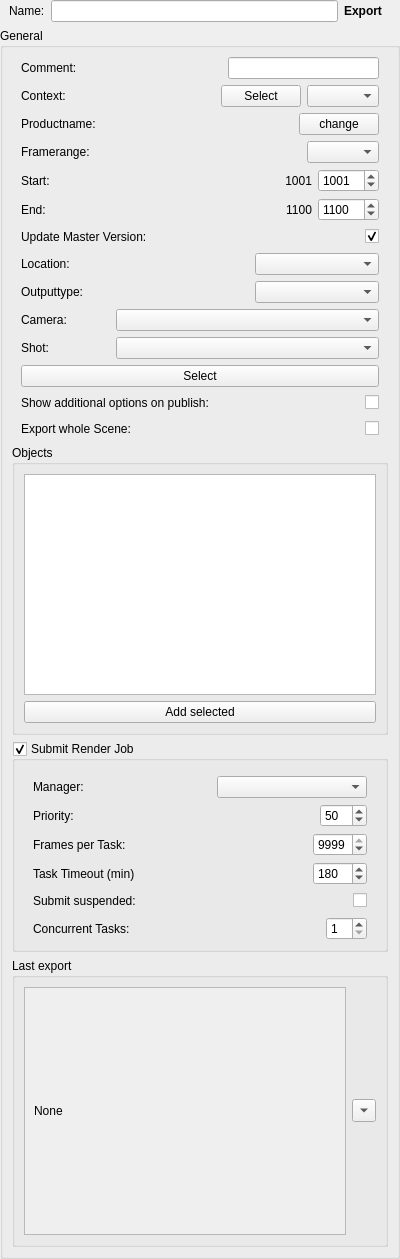
<?xml version="1.0" encoding="UTF-8"?>
<ui version="4.0">
 <class>wg_Export</class>
 <widget class="QWidget" name="wg_Export">
  <property name="geometry">
   <rect>
    <x>0</x>
    <y>0</y>
    <width>400</width>
    <height>1259</height>
   </rect>
  </property>
  <property name="windowTitle">
   <string>Export</string>
  </property>
  <layout class="QVBoxLayout" name="verticalLayout">
   <property name="leftMargin">
    <number>0</number>
   </property>
   <property name="topMargin">
    <number>0</number>
   </property>
   <property name="rightMargin">
    <number>0</number>
   </property>
   <property name="bottomMargin">
    <number>0</number>
   </property>
   <item>
    <widget class="QWidget" name="w_name" native="true">
     <layout class="QHBoxLayout" name="horizontalLayout_5">
      <property name="leftMargin">
       <number>9</number>
      </property>
      <property name="topMargin">
       <number>0</number>
      </property>
      <property name="rightMargin">
       <number>18</number>
      </property>
      <property name="bottomMargin">
       <number>0</number>
      </property>
      <item>
       <widget class="QLabel" name="l_name">
        <property name="text">
         <string>Name:</string>
        </property>
       </widget>
      </item>
      <item>
       <widget class="QLineEdit" name="e_name">
        <property name="minimumSize">
         <size>
          <width>0</width>
          <height>0</height>
         </size>
        </property>
        <property name="maximumSize">
         <size>
          <width>9999</width>
          <height>16777215</height>
         </size>
        </property>
       </widget>
      </item>
      <item>
       <widget class="QLabel" name="l_class">
        <property name="font">
         <font>
          <bold>true</bold>
         </font>
        </property>
        <property name="text">
         <string>Export</string>
        </property>
       </widget>
      </item>
     </layout>
    </widget>
   </item>
   <item>
    <widget class="QGroupBox" name="gb_export">
     <property name="title">
      <string>General</string>
     </property>
     <layout class="QVBoxLayout" name="lo_export">
      <item>
       <widget class="QWidget" name="w_comment" native="true">
        <layout class="QHBoxLayout" name="horizontalLayout_16">
         <property name="spacing">
          <number>0</number>
         </property>
         <property name="leftMargin">
          <number>9</number>
         </property>
         <property name="topMargin">
          <number>0</number>
         </property>
         <property name="rightMargin">
          <number>9</number>
         </property>
         <property name="bottomMargin">
          <number>0</number>
         </property>
         <item>
          <widget class="QLabel" name="l_comment">
           <property name="minimumSize">
            <size>
             <width>40</width>
             <height>0</height>
            </size>
           </property>
           <property name="maximumSize">
            <size>
             <width>95</width>
             <height>16777215</height>
            </size>
           </property>
           <property name="text">
            <string>Comment:</string>
           </property>
          </widget>
         </item>
         <item>
          <spacer name="horizontalSpacer_8">
           <property name="orientation">
            <enum>Qt::Orientation::Horizontal</enum>
           </property>
           <property name="sizeHint" stdset="0">
            <size>
             <width>40</width>
             <height>20</height>
            </size>
           </property>
          </spacer>
         </item>
         <item>
          <widget class="QLineEdit" name="e_comment"/>
         </item>
        </layout>
       </widget>
      </item>
      <item>
       <widget class="QWidget" name="w_context" native="true">
        <layout class="QHBoxLayout" name="horizontalLayout_10">
         <property name="leftMargin">
          <number>9</number>
         </property>
         <property name="topMargin">
          <number>0</number>
         </property>
         <property name="rightMargin">
          <number>9</number>
         </property>
         <property name="bottomMargin">
          <number>0</number>
         </property>
         <item>
          <widget class="QLabel" name="label_4">
           <property name="text">
            <string>Context:</string>
           </property>
          </widget>
         </item>
         <item>
          <spacer name="horizontalSpacer_5">
           <property name="orientation">
            <enum>Qt::Orientation::Horizontal</enum>
           </property>
           <property name="sizeHint" stdset="0">
            <size>
             <width>37</width>
             <height>20</height>
            </size>
           </property>
          </spacer>
         </item>
         <item>
          <widget class="QLabel" name="l_context">
           <property name="text">
            <string/>
           </property>
          </widget>
         </item>
         <item>
          <spacer name="horizontalSpacer">
           <property name="orientation">
            <enum>Qt::Orientation::Horizontal</enum>
           </property>
           <property name="sizeHint" stdset="0">
            <size>
             <width>40</width>
             <height>20</height>
            </size>
           </property>
          </spacer>
         </item>
         <item>
          <widget class="QPushButton" name="b_context">
           <property name="text">
            <string>Select</string>
           </property>
          </widget>
         </item>
         <item>
          <widget class="QComboBox" name="cb_context"/>
         </item>
        </layout>
       </widget>
      </item>
      <item>
       <widget class="QWidget" name="w_taskname" native="true">
        <layout class="QHBoxLayout" name="horizontalLayout_4">
         <property name="leftMargin">
          <number>9</number>
         </property>
         <property name="topMargin">
          <number>0</number>
         </property>
         <property name="rightMargin">
          <number>9</number>
         </property>
         <property name="bottomMargin">
          <number>0</number>
         </property>
         <item>
          <widget class="QLabel" name="l_tasklabel">
           <property name="text">
            <string>Productname:</string>
           </property>
          </widget>
         </item>
         <item>
          <widget class="QLabel" name="l_taskName">
           <property name="sizePolicy">
            <sizepolicy hsizetype="Expanding" vsizetype="Preferred">
             <horstretch>0</horstretch>
             <verstretch>0</verstretch>
            </sizepolicy>
           </property>
           <property name="text">
            <string/>
           </property>
           <property name="alignment">
            <set>Qt::AlignmentFlag::AlignCenter</set>
           </property>
          </widget>
         </item>
         <item>
          <widget class="QPushButton" name="b_changeTask">
           <property name="enabled">
            <bool>true</bool>
           </property>
           <property name="focusPolicy">
            <enum>Qt::FocusPolicy::NoFocus</enum>
           </property>
           <property name="text">
            <string>change</string>
           </property>
          </widget>
         </item>
        </layout>
       </widget>
      </item>
      <item>
       <widget class="QWidget" name="w_range" native="true">
        <layout class="QHBoxLayout" name="horizontalLayout_6">
         <property name="spacing">
          <number>0</number>
         </property>
         <property name="leftMargin">
          <number>9</number>
         </property>
         <property name="topMargin">
          <number>0</number>
         </property>
         <property name="rightMargin">
          <number>9</number>
         </property>
         <property name="bottomMargin">
          <number>0</number>
         </property>
         <item>
          <widget class="QLabel" name="label_3">
           <property name="text">
            <string>Framerange:</string>
           </property>
          </widget>
         </item>
         <item>
          <spacer name="horizontalSpacer_2">
           <property name="orientation">
            <enum>Qt::Orientation::Horizontal</enum>
           </property>
           <property name="sizeHint" stdset="0">
            <size>
             <width>37</width>
             <height>20</height>
            </size>
           </property>
          </spacer>
         </item>
         <item>
          <widget class="QComboBox" name="cb_rangeType"/>
         </item>
        </layout>
       </widget>
      </item>
      <item>
       <widget class="QWidget" name="f_frameRange_2" native="true">
        <layout class="QGridLayout" name="gridLayout">
         <property name="leftMargin">
          <number>9</number>
         </property>
         <property name="topMargin">
          <number>0</number>
         </property>
         <property name="rightMargin">
          <number>9</number>
         </property>
         <property name="bottomMargin">
          <number>0</number>
         </property>
         <item row="1" column="5">
          <widget class="QLabel" name="l_rangeEnd">
           <property name="minimumSize">
            <size>
             <width>30</width>
             <height>0</height>
            </size>
           </property>
           <property name="text">
            <string>1100</string>
           </property>
           <property name="alignment">
            <set>Qt::AlignmentFlag::AlignRight|Qt::AlignmentFlag::AlignTrailing|Qt::AlignmentFlag::AlignVCenter</set>
           </property>
          </widget>
         </item>
         <item row="1" column="6">
          <widget class="QSpinBox" name="sp_rangeEnd">
           <property name="maximum">
            <number>99999</number>
           </property>
           <property name="value">
            <number>1100</number>
           </property>
          </widget>
         </item>
         <item row="0" column="6">
          <widget class="QSpinBox" name="sp_rangeStart">
           <property name="maximum">
            <number>99999</number>
           </property>
           <property name="value">
            <number>1001</number>
           </property>
          </widget>
         </item>
         <item row="0" column="5">
          <widget class="QLabel" name="l_rangeStart">
           <property name="minimumSize">
            <size>
             <width>30</width>
             <height>0</height>
            </size>
           </property>
           <property name="text">
            <string>1001</string>
           </property>
           <property name="alignment">
            <set>Qt::AlignmentFlag::AlignRight|Qt::AlignmentFlag::AlignTrailing|Qt::AlignmentFlag::AlignVCenter</set>
           </property>
          </widget>
         </item>
         <item row="0" column="0">
          <widget class="QLabel" name="l_rangeStartInfo">
           <property name="text">
            <string>Start:</string>
           </property>
          </widget>
         </item>
         <item row="0" column="4">
          <spacer name="horizontalSpacer_7">
           <property name="orientation">
            <enum>Qt::Orientation::Horizontal</enum>
           </property>
           <property name="sizeHint" stdset="0">
            <size>
             <width>40</width>
             <height>20</height>
            </size>
           </property>
          </spacer>
         </item>
         <item row="1" column="0">
          <widget class="QLabel" name="l_rangeEndInfo">
           <property name="text">
            <string>End:</string>
           </property>
          </widget>
         </item>
        </layout>
       </widget>
      </item>
      <item>
       <widget class="QWidget" name="w_master" native="true">
        <layout class="QHBoxLayout" name="horizontalLayout_20">
         <property name="spacing">
          <number>0</number>
         </property>
         <property name="leftMargin">
          <number>9</number>
         </property>
         <property name="topMargin">
          <number>0</number>
         </property>
         <property name="rightMargin">
          <number>9</number>
         </property>
         <property name="bottomMargin">
          <number>0</number>
         </property>
         <item>
          <widget class="QLabel" name="l_master">
           <property name="text">
            <string>Update Master Version:</string>
           </property>
          </widget>
         </item>
         <item>
          <spacer name="horizontalSpacer_29">
           <property name="orientation">
            <enum>Qt::Orientation::Horizontal</enum>
           </property>
           <property name="sizeHint" stdset="0">
            <size>
             <width>113</width>
             <height>20</height>
            </size>
           </property>
          </spacer>
         </item>
         <item>
          <widget class="QCheckBox" name="chb_master">
           <property name="text">
            <string/>
           </property>
           <property name="checked">
            <bool>true</bool>
           </property>
          </widget>
         </item>
        </layout>
       </widget>
      </item>
      <item>
       <widget class="QWidget" name="w_outPath" native="true">
        <layout class="QHBoxLayout" name="horizontalLayout_11">
         <property name="spacing">
          <number>0</number>
         </property>
         <property name="leftMargin">
          <number>9</number>
         </property>
         <property name="topMargin">
          <number>0</number>
         </property>
         <property name="rightMargin">
          <number>9</number>
         </property>
         <property name="bottomMargin">
          <number>0</number>
         </property>
         <item>
          <widget class="QLabel" name="l_outPath">
           <property name="text">
            <string>Location:</string>
           </property>
          </widget>
         </item>
         <item>
          <spacer name="horizontalSpacer_6">
           <property name="orientation">
            <enum>Qt::Orientation::Horizontal</enum>
           </property>
           <property name="sizeHint" stdset="0">
            <size>
             <width>113</width>
             <height>20</height>
            </size>
           </property>
          </spacer>
         </item>
         <item>
          <widget class="QComboBox" name="cb_outPath">
           <property name="minimumSize">
            <size>
             <width>124</width>
             <height>0</height>
            </size>
           </property>
          </widget>
         </item>
        </layout>
       </widget>
      </item>
      <item>
       <widget class="QWidget" name="w_outType" native="true">
        <layout class="QHBoxLayout" name="horizontalLayout_9">
         <property name="spacing">
          <number>0</number>
         </property>
         <property name="leftMargin">
          <number>9</number>
         </property>
         <property name="topMargin">
          <number>0</number>
         </property>
         <property name="rightMargin">
          <number>9</number>
         </property>
         <property name="bottomMargin">
          <number>0</number>
         </property>
         <item>
          <widget class="QLabel" name="l_outType">
           <property name="text">
            <string>Outputtype:</string>
           </property>
          </widget>
         </item>
         <item>
          <spacer name="horizontalSpacer_3">
           <property name="orientation">
            <enum>Qt::Orientation::Horizontal</enum>
           </property>
           <property name="sizeHint" stdset="0">
            <size>
             <width>113</width>
             <height>20</height>
            </size>
           </property>
          </spacer>
         </item>
         <item>
          <widget class="QComboBox" name="cb_outType">
           <property name="minimumSize">
            <size>
             <width>124</width>
             <height>0</height>
            </size>
           </property>
          </widget>
         </item>
        </layout>
       </widget>
      </item>
      <item>
       <widget class="QWidget" name="w_cam" native="true">
        <layout class="QHBoxLayout" name="horizontalLayout_3">
         <property name="spacing">
          <number>0</number>
         </property>
         <property name="leftMargin">
          <number>9</number>
         </property>
         <property name="topMargin">
          <number>0</number>
         </property>
         <property name="rightMargin">
          <number>9</number>
         </property>
         <property name="bottomMargin">
          <number>0</number>
         </property>
         <item>
          <widget class="QLabel" name="l_cam">
           <property name="minimumSize">
            <size>
             <width>40</width>
             <height>0</height>
            </size>
           </property>
           <property name="maximumSize">
            <size>
             <width>95</width>
             <height>16777215</height>
            </size>
           </property>
           <property name="text">
            <string>Camera:</string>
           </property>
          </widget>
         </item>
         <item>
          <widget class="QComboBox" name="cb_cam"/>
         </item>
        </layout>
       </widget>
      </item>
      <item>
       <widget class="QWidget" name="w_sCamShot" native="true">
        <layout class="QHBoxLayout" name="horizontalLayout_7">
         <property name="spacing">
          <number>0</number>
         </property>
         <property name="leftMargin">
          <number>9</number>
         </property>
         <property name="topMargin">
          <number>0</number>
         </property>
         <property name="rightMargin">
          <number>9</number>
         </property>
         <property name="bottomMargin">
          <number>0</number>
         </property>
         <item>
          <widget class="QLabel" name="l_sCamShot">
           <property name="minimumSize">
            <size>
             <width>40</width>
             <height>0</height>
            </size>
           </property>
           <property name="maximumSize">
            <size>
             <width>95</width>
             <height>16777215</height>
            </size>
           </property>
           <property name="text">
            <string>Shot:</string>
           </property>
          </widget>
         </item>
         <item>
          <widget class="QComboBox" name="cb_sCamShot"/>
         </item>
        </layout>
       </widget>
      </item>
      <item>
       <widget class="QWidget" name="w_selectCam" native="true">
        <layout class="QHBoxLayout" name="horizontalLayout_2">
         <property name="spacing">
          <number>0</number>
         </property>
         <property name="leftMargin">
          <number>9</number>
         </property>
         <property name="topMargin">
          <number>0</number>
         </property>
         <property name="rightMargin">
          <number>9</number>
         </property>
         <property name="bottomMargin">
          <number>0</number>
         </property>
         <item>
          <widget class="QPushButton" name="b_selectCam">
           <property name="focusPolicy">
            <enum>Qt::FocusPolicy::NoFocus</enum>
           </property>
           <property name="text">
            <string>Select</string>
           </property>
          </widget>
         </item>
        </layout>
       </widget>
      </item>
      <item>
       <widget class="QWidget" name="w_additionalOptions" native="true">
        <layout class="QHBoxLayout" name="horizontalLayout_15">
         <property name="leftMargin">
          <number>9</number>
         </property>
         <property name="topMargin">
          <number>0</number>
         </property>
         <property name="rightMargin">
          <number>9</number>
         </property>
         <property name="bottomMargin">
          <number>0</number>
         </property>
         <item>
          <widget class="QLabel" name="l_additionalOptions">
           <property name="text">
            <string>Show additional options on publish:</string>
           </property>
          </widget>
         </item>
         <item>
          <spacer name="horizontalSpacer_11">
           <property name="orientation">
            <enum>Qt::Orientation::Horizontal</enum>
           </property>
           <property name="sizeHint" stdset="0">
            <size>
             <width>40</width>
             <height>20</height>
            </size>
           </property>
          </spacer>
         </item>
         <item>
          <widget class="QCheckBox" name="chb_additionalOptions">
           <property name="text">
            <string/>
           </property>
           <property name="checked">
            <bool>false</bool>
           </property>
          </widget>
         </item>
        </layout>
       </widget>
      </item>
      <item>
       <widget class="QWidget" name="w_wholeScene" native="true">
        <layout class="QHBoxLayout" name="horizontalLayout">
         <property name="spacing">
          <number>0</number>
         </property>
         <property name="leftMargin">
          <number>9</number>
         </property>
         <property name="topMargin">
          <number>0</number>
         </property>
         <property name="rightMargin">
          <number>9</number>
         </property>
         <property name="bottomMargin">
          <number>0</number>
         </property>
         <item>
          <widget class="QLabel" name="l_wholeScene">
           <property name="text">
            <string>Export whole Scene:</string>
           </property>
          </widget>
         </item>
         <item>
          <spacer name="horizontalSpacer_4">
           <property name="orientation">
            <enum>Qt::Orientation::Horizontal</enum>
           </property>
           <property name="sizeHint" stdset="0">
            <size>
             <width>185</width>
             <height>20</height>
            </size>
           </property>
          </spacer>
         </item>
         <item>
          <widget class="QCheckBox" name="chb_wholeScene">
           <property name="text">
            <string/>
           </property>
           <property name="checked">
            <bool>false</bool>
           </property>
          </widget>
         </item>
        </layout>
       </widget>
      </item>
      <item>
       <widget class="QGroupBox" name="gb_objects">
        <property name="enabled">
         <bool>true</bool>
        </property>
        <property name="title">
         <string>Objects</string>
        </property>
        <layout class="QVBoxLayout" name="verticalLayout_3">
         <property name="leftMargin">
          <number>9</number>
         </property>
         <property name="topMargin">
          <number>9</number>
         </property>
         <property name="rightMargin">
          <number>9</number>
         </property>
         <property name="bottomMargin">
          <number>9</number>
         </property>
         <item>
          <widget class="QFrame" name="f_objectList">
           <layout class="QHBoxLayout" name="horizontalLayout_8">
            <property name="leftMargin">
             <number>0</number>
            </property>
            <property name="topMargin">
             <number>0</number>
            </property>
            <property name="rightMargin">
             <number>0</number>
            </property>
            <property name="bottomMargin">
             <number>0</number>
            </property>
            <item>
             <widget class="QListWidget" name="lw_objects">
              <property name="contextMenuPolicy">
               <enum>Qt::ContextMenuPolicy::CustomContextMenu</enum>
              </property>
              <property name="selectionMode">
               <enum>QAbstractItemView::SelectionMode::ExtendedSelection</enum>
              </property>
              <property name="verticalScrollMode">
               <enum>QAbstractItemView::ScrollMode::ScrollPerPixel</enum>
              </property>
              <property name="horizontalScrollMode">
               <enum>QAbstractItemView::ScrollMode::ScrollPerPixel</enum>
              </property>
             </widget>
            </item>
           </layout>
          </widget>
         </item>
         <item>
          <widget class="QPushButton" name="b_add">
           <property name="minimumSize">
            <size>
             <width>0</width>
             <height>0</height>
            </size>
           </property>
           <property name="maximumSize">
            <size>
             <width>99999</width>
             <height>16777215</height>
            </size>
           </property>
           <property name="focusPolicy">
            <enum>Qt::FocusPolicy::NoFocus</enum>
           </property>
           <property name="text">
            <string>Add selected</string>
           </property>
          </widget>
         </item>
        </layout>
       </widget>
      </item>
      <item>
       <widget class="QGroupBox" name="gb_submit">
        <property name="title">
         <string>Submit Render Job</string>
        </property>
        <property name="checkable">
         <bool>true</bool>
        </property>
        <property name="checked">
         <bool>true</bool>
        </property>
        <layout class="QVBoxLayout" name="verticalLayout_8">
         <property name="topMargin">
          <number>15</number>
         </property>
         <item>
          <widget class="QWidget" name="f_manager" native="true">
           <layout class="QHBoxLayout" name="horizontalLayout_14">
            <property name="topMargin">
             <number>0</number>
            </property>
            <property name="bottomMargin">
             <number>0</number>
            </property>
            <item>
             <widget class="QLabel" name="l_manager">
              <property name="text">
               <string>Manager:</string>
              </property>
             </widget>
            </item>
            <item>
             <spacer name="horizontalSpacer_19">
              <property name="orientation">
               <enum>Qt::Orientation::Horizontal</enum>
              </property>
              <property name="sizeHint" stdset="0">
               <size>
                <width>40</width>
                <height>20</height>
               </size>
              </property>
             </spacer>
            </item>
            <item>
             <widget class="QComboBox" name="cb_manager">
              <property name="minimumSize">
               <size>
                <width>150</width>
                <height>0</height>
               </size>
              </property>
             </widget>
            </item>
           </layout>
          </widget>
         </item>
         <item>
          <widget class="QWidget" name="f_rjPrio" native="true">
           <layout class="QHBoxLayout" name="horizontalLayout_21">
            <property name="topMargin">
             <number>0</number>
            </property>
            <property name="bottomMargin">
             <number>0</number>
            </property>
            <item>
             <widget class="QLabel" name="l_rjPrio">
              <property name="text">
               <string>Priority:</string>
              </property>
             </widget>
            </item>
            <item>
             <spacer name="horizontalSpacer_16">
              <property name="orientation">
               <enum>Qt::Orientation::Horizontal</enum>
              </property>
              <property name="sizeHint" stdset="0">
               <size>
                <width>40</width>
                <height>20</height>
               </size>
              </property>
             </spacer>
            </item>
            <item>
             <widget class="QSpinBox" name="sp_rjPrio">
              <property name="maximum">
               <number>100</number>
              </property>
              <property name="value">
               <number>50</number>
              </property>
             </widget>
            </item>
           </layout>
          </widget>
         </item>
         <item>
          <widget class="QWidget" name="f_rjWidgetsPerTask" native="true">
           <layout class="QHBoxLayout" name="horizontalLayout_22">
            <property name="topMargin">
             <number>0</number>
            </property>
            <property name="bottomMargin">
             <number>0</number>
            </property>
            <item>
             <widget class="QLabel" name="label_15">
              <property name="text">
               <string>Frames per Task:</string>
              </property>
             </widget>
            </item>
            <item>
             <spacer name="horizontalSpacer_17">
              <property name="orientation">
               <enum>Qt::Orientation::Horizontal</enum>
              </property>
              <property name="sizeHint" stdset="0">
               <size>
                <width>40</width>
                <height>20</height>
               </size>
              </property>
             </spacer>
            </item>
            <item>
             <widget class="QSpinBox" name="sp_rjFramesPerTask">
              <property name="minimum">
               <number>1</number>
              </property>
              <property name="maximum">
               <number>9999</number>
              </property>
              <property name="value">
               <number>9999</number>
              </property>
             </widget>
            </item>
           </layout>
          </widget>
         </item>
         <item>
          <widget class="QWidget" name="f_rjTimeout" native="true">
           <layout class="QHBoxLayout" name="horizontalLayout_28">
            <property name="topMargin">
             <number>0</number>
            </property>
            <property name="bottomMargin">
             <number>0</number>
            </property>
            <item>
             <widget class="QLabel" name="l_rjTimeout">
              <property name="text">
               <string>Task Timeout (min)</string>
              </property>
             </widget>
            </item>
            <item>
             <spacer name="horizontalSpacer_23">
              <property name="orientation">
               <enum>Qt::Orientation::Horizontal</enum>
              </property>
              <property name="sizeHint" stdset="0">
               <size>
                <width>40</width>
                <height>20</height>
               </size>
              </property>
             </spacer>
            </item>
            <item>
             <widget class="QSpinBox" name="sp_rjTimeout">
              <property name="minimum">
               <number>1</number>
              </property>
              <property name="maximum">
               <number>9999</number>
              </property>
              <property name="value">
               <number>180</number>
              </property>
             </widget>
            </item>
           </layout>
          </widget>
         </item>
         <item>
          <widget class="QWidget" name="f_rjSuspended" native="true">
           <layout class="QHBoxLayout" name="horizontalLayout_26">
            <property name="topMargin">
             <number>0</number>
            </property>
            <property name="bottomMargin">
             <number>0</number>
            </property>
            <item>
             <widget class="QLabel" name="label_18">
              <property name="text">
               <string>Submit suspended:</string>
              </property>
             </widget>
            </item>
            <item>
             <spacer name="horizontalSpacer_20">
              <property name="orientation">
               <enum>Qt::Orientation::Horizontal</enum>
              </property>
              <property name="sizeHint" stdset="0">
               <size>
                <width>40</width>
                <height>20</height>
               </size>
              </property>
             </spacer>
            </item>
            <item>
             <widget class="QCheckBox" name="chb_rjSuspended">
              <property name="text">
               <string/>
              </property>
              <property name="checked">
               <bool>false</bool>
              </property>
             </widget>
            </item>
           </layout>
          </widget>
         </item>
         <item>
          <widget class="QWidget" name="w_dlConcurrentTasks" native="true">
           <layout class="QHBoxLayout" name="horizontalLayout_29">
            <property name="topMargin">
             <number>0</number>
            </property>
            <property name="bottomMargin">
             <number>0</number>
            </property>
            <item>
             <widget class="QLabel" name="l_dlConcurrentTasks">
              <property name="text">
               <string>Concurrent Tasks:</string>
              </property>
             </widget>
            </item>
            <item>
             <spacer name="horizontalSpacer_24">
              <property name="orientation">
               <enum>Qt::Orientation::Horizontal</enum>
              </property>
              <property name="sizeHint" stdset="0">
               <size>
                <width>40</width>
                <height>20</height>
               </size>
              </property>
             </spacer>
            </item>
            <item>
             <widget class="QSpinBox" name="sp_dlConcurrentTasks">
              <property name="minimum">
               <number>1</number>
              </property>
              <property name="maximum">
               <number>99</number>
              </property>
              <property name="value">
               <number>1</number>
              </property>
             </widget>
            </item>
           </layout>
          </widget>
         </item>
        </layout>
       </widget>
      </item>
      <item>
       <widget class="QGroupBox" name="gb_previous">
        <property name="title">
         <string>Last export</string>
        </property>
        <layout class="QHBoxLayout" name="horizontalLayout_13">
         <property name="leftMargin">
          <number>9</number>
         </property>
         <property name="topMargin">
          <number>9</number>
         </property>
         <property name="rightMargin">
          <number>9</number>
         </property>
         <property name="bottomMargin">
          <number>9</number>
         </property>
         <item>
          <widget class="QScrollArea" name="scrollArea">
           <property name="widgetResizable">
            <bool>true</bool>
           </property>
           <widget class="QWidget" name="scrollAreaWidgetContents">
            <property name="geometry">
             <rect>
              <x>0</x>
              <y>0</y>
              <width>329</width>
              <height>248</height>
             </rect>
            </property>
            <layout class="QHBoxLayout" name="horizontalLayout_12">
             <item>
              <widget class="QLabel" name="l_pathLast">
               <property name="text">
                <string>None</string>
               </property>
              </widget>
             </item>
            </layout>
           </widget>
          </widget>
         </item>
         <item>
          <widget class="QToolButton" name="b_pathLast">
           <property name="enabled">
            <bool>true</bool>
           </property>
           <property name="text">
            <string>...</string>
           </property>
           <property name="arrowType">
            <enum>Qt::ArrowType::DownArrow</enum>
           </property>
          </widget>
         </item>
        </layout>
       </widget>
      </item>
     </layout>
    </widget>
   </item>
  </layout>
 </widget>
 <tabstops>
  <tabstop>e_name</tabstop>
  <tabstop>b_context</tabstop>
  <tabstop>cb_context</tabstop>
  <tabstop>cb_rangeType</tabstop>
  <tabstop>sp_rangeStart</tabstop>
  <tabstop>sp_rangeEnd</tabstop>
  <tabstop>chb_master</tabstop>
  <tabstop>cb_outPath</tabstop>
  <tabstop>cb_outType</tabstop>
  <tabstop>cb_cam</tabstop>
  <tabstop>cb_sCamShot</tabstop>
  <tabstop>chb_additionalOptions</tabstop>
  <tabstop>chb_wholeScene</tabstop>
  <tabstop>lw_objects</tabstop>
  <tabstop>gb_submit</tabstop>
  <tabstop>cb_manager</tabstop>
  <tabstop>sp_rjPrio</tabstop>
  <tabstop>sp_rjFramesPerTask</tabstop>
  <tabstop>sp_rjTimeout</tabstop>
  <tabstop>chb_rjSuspended</tabstop>
  <tabstop>sp_dlConcurrentTasks</tabstop>
  <tabstop>scrollArea</tabstop>
  <tabstop>b_pathLast</tabstop>
 </tabstops>
 <resources/>
 <connections/>
</ui>
